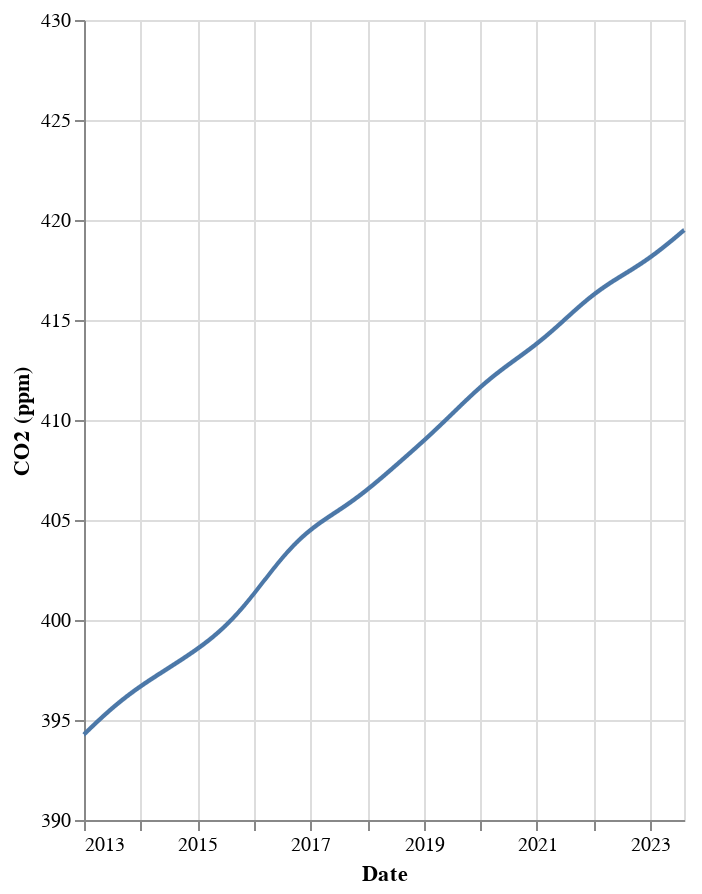

Notebook cell for this chart:
### Markdown cell above
Since we're in the Datadex environment, we can access the dbt models in out local DuckDB database.

### Code cell
# | column: page

import duckdb
import os

DATA_DIR = os.getenv("DATA_DIR")

con = duckdb.connect(database=DATA_DIR + "/local.duckdb", read_only=True)

df = con.sql("from climate_co2_global_trend").df()

c = (
    alt.Chart(df)
    .mark_line()
    .encode(
        x=alt.X("date:T", title="Date"),
        y=alt.Y("trend:Q", scale=alt.Scale(domain=[390, 430]), title="CO2 (ppm)"),
        tooltip=[
            alt.Tooltip("date:T", title="Date"),
            alt.Tooltip("trend:Q", title="CO2 (ppm)"),
        ],
    )
    .properties(width="container", height=400)
)

c.display()

### Figure 1 — Vega-Lite specification as saved in the notebook (floating-point values rounded to 4 significant figures; data arrays with more than 128 entries replaced by an {"elided": "..."} marker saying what was removed)
{"usermeta": {"embedOptions": {"theme": "vox"}}, "config": {"view": {"continuousWidth": 300, "continuousHeight": 300}}, "data": {"name": "data-dee23395127f6ec71f4a3a60e8fa9299"}, "mark": {"type": "line"}, "encoding": {"tooltip": [{"field": "date", "title": "Date", "type": "temporal"}, {"field": "trend", "title": "CO2 (ppm)", "type": "quantitative"}], "x": {"field": "date", "title": "Date", "type": "temporal"}, "y": {"field": "trend", "scale": {"domain": [390, 430]}, "title": "CO2 (ppm)", "type": "quantitative"}}, "height": 400, "width": "container", "$schema": "https://vega.github.io/schema/vega-lite/v5.8.0.json", "datasets": {"data-dee23395127f6ec71f4a3a60e8fa9299": {"elided": "3872 records"}}}
